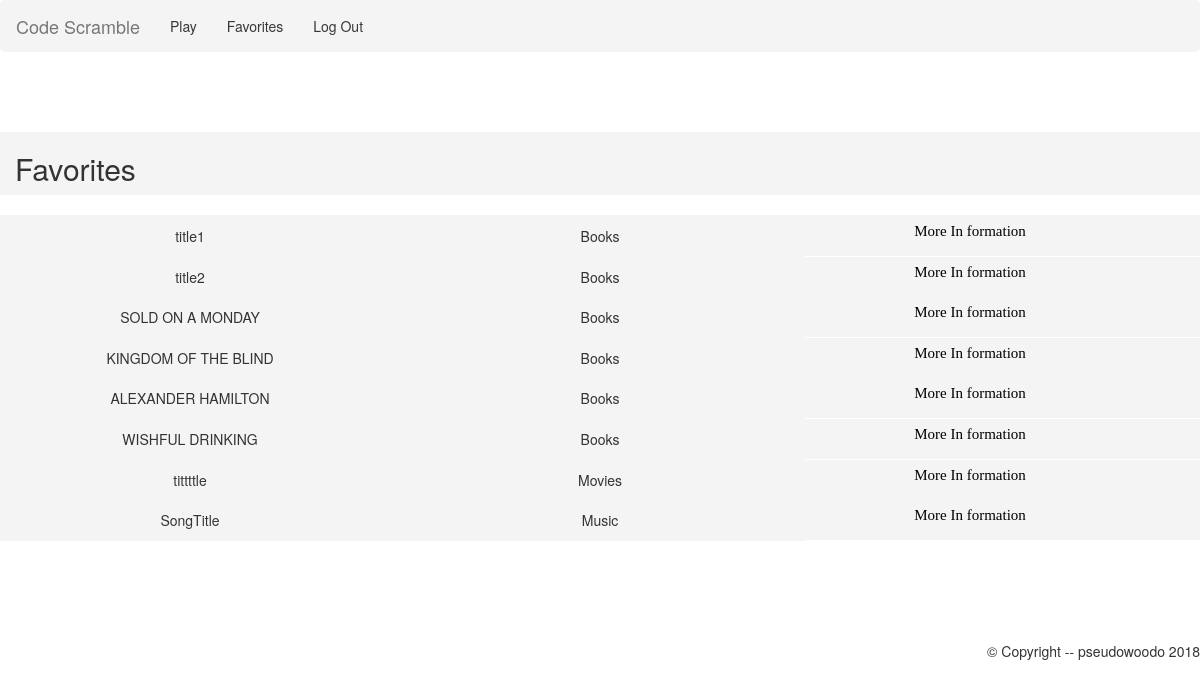
Page /faves (signed in) on the earlier database version.
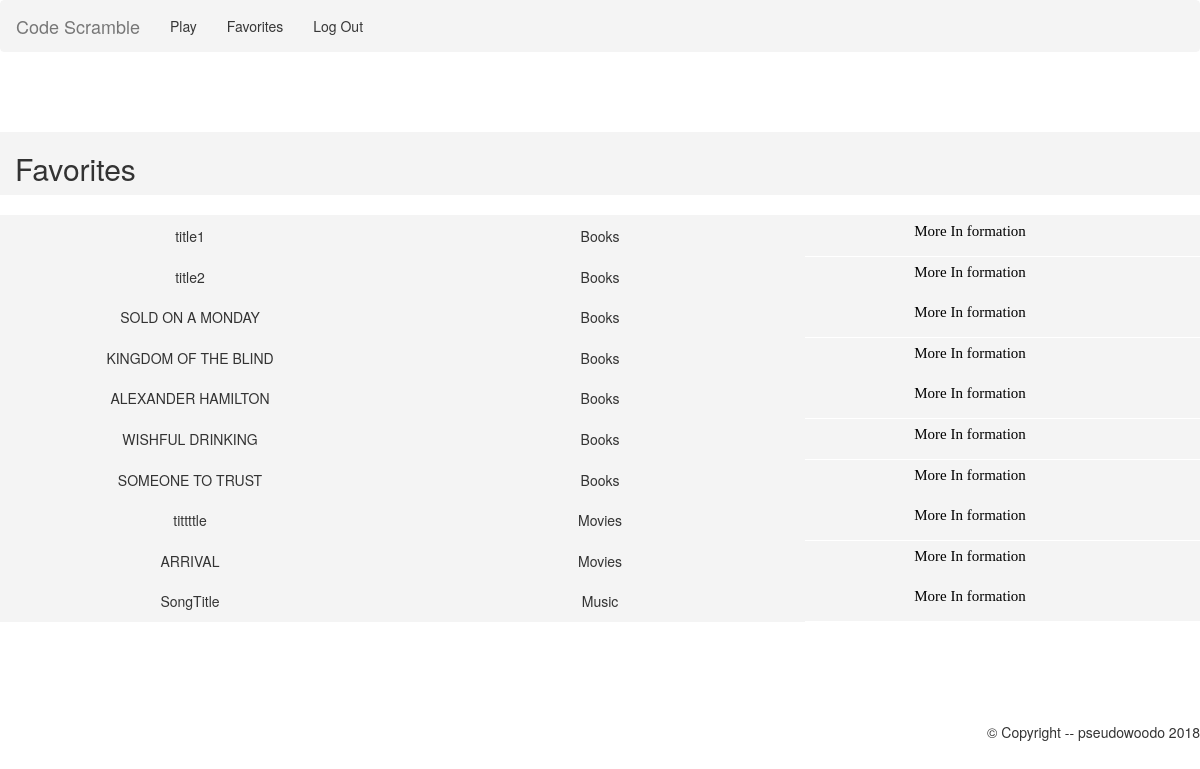
Same page on the later database version.
### tables this page shows
CREATE TABLE book_faves (user TEXT, type TEXT, title TEXT, author TEXT, description TEXT, date TEXT, amazon TEXT);

CREATE TABLE movie_faves (user TEXT, type TEXT, title TEXT, poster TEXT, description TEXT, date TEXT);

CREATE TABLE music_faves (user TEXT, type TEXT, title TEXT, artist TEXT, album TEXT, date TEXT, lyrics TEXT);

### app.py (the view)
@app.route("/faves")
def faves():
    username=session.get('username')
    db = sqlite3.connect(DB_FILE)
    u = db.cursor()
    user_faves = []
    temp = u.execute("SELECT * from book_faves WHERE book_faves.user == (?);", (username,))
    user_faves.extend(temp.fetchall())
    temp = u.execute("SELECT * from movie_faves WHERE movie_faves.user == (?);", (username,))
    user_faves.extend(temp.fetchall())
    temp = u.execute("SELECT * from game_faves WHERE game_faves.user == (?);", (username,))
    user_faves.extend(temp.fetchall())
    temp = u.execute("SELECT * from music_faves WHERE music_faves.user == (?);", (username,))
    user_faves.extend(temp.fetchall())
    db.commit()
    db.close()
    return render_template('user.html', user_name=username, favorites=user_faves)

### templates/user.html (shortened to what this page needs)
{% extends "base.html" %}
{% block content %}
<br><br>
<head>
</head>
<div class="container-fluid">
  <div class="row">
    <div class="col-sm-12" style="background-color:#F4F4F4;">
      <h2>Favorites </h2>
    </div>
  </div>
</div>
<br>
  {% for info in favorites %}
  <div class="row">
    <div class="col-sm-4" style="background-color:#F4F4F4;">
      <div class="line"><center>{{info[2]}}</center></div>
    </div>
    <div class="col-sm-4" style="background-color:#F4F4F4;">
      <div class="line"> <center>{{info[1]}}</center></div>
    </div>
       <form action = "/result">
     <div class="col-sm-4" style="background-color:#F4F4F4;">
       <center>
	 <button type="submit" class="button" name="submit" value="More Information" > <center>More In formation</center></button>
       </center>
     </div>
       </form>
  </div>
   {% endfor %}
<br>
<br><br>
<br>
{% endblock %}

### templates/base.html (shortened to what this page needs)
<!DOCTYPE html>
<html>
  <head>
    <link rel="stylesheet" href="https://maxcdn.bootstrapcdn.com/bootstrap/3.3.7/css/bootstrap.min.css">
  </head>
  <body>
    <nav class="navbar navbar-default">
      <div class="container-fluid">
	<div class="navbar-header">
	  <a class="navbar-brand" href="#">Code Scramble</a>
	</div>
	<ul class="nav navbar-nav">
	  <li><a href="/">Play</a></li>
	  <li><a href="/faves">Favorites</a></li>
	  <li><a href="/logout">Log Out</a></li>
	</ul>
      </div>
    </nav>
    <br>
    {% block content %}{% endblock %}
    <br>
    <div id="footer">
      <p class="copyright">&copy; Copyright -- pseudowoodo 2018</p>
    </div>
  </body>
</html>

### templates/base.html (style rules this page uses)
.button { font-family: "Times New Roman", Times, serif; float: left; background-color:#F4F4F4 !important; border: none; color: black; padding: 14px 16px; text-align: center; text-decoration: none; diaplay: inline-block; font-size: 15px; margin: 0px 0px; cursor: pointer; }
.navbar-default { background-color: #F4F4F4 !important; border-color: #F4F4F4 !important; }
.copyright { float: right; }

### templates/user.html (style rules this page uses)
.line { line-height:2.9; }
.button { background-color: #F4F4F4; border:none; color:black; position: absolute; width:490px; line-height:0px; right: 0%; padding: 15px 32px; text-align:center; text-decoration:none; diplay:inline-block; margin:0px 0px; curspor:pointer; }

Differences in the rows shown:
added book_faves: title "SOMEONE TO TRUST", type "Books"
added movie_faves: title "ARRIVAL", type "Movies"
